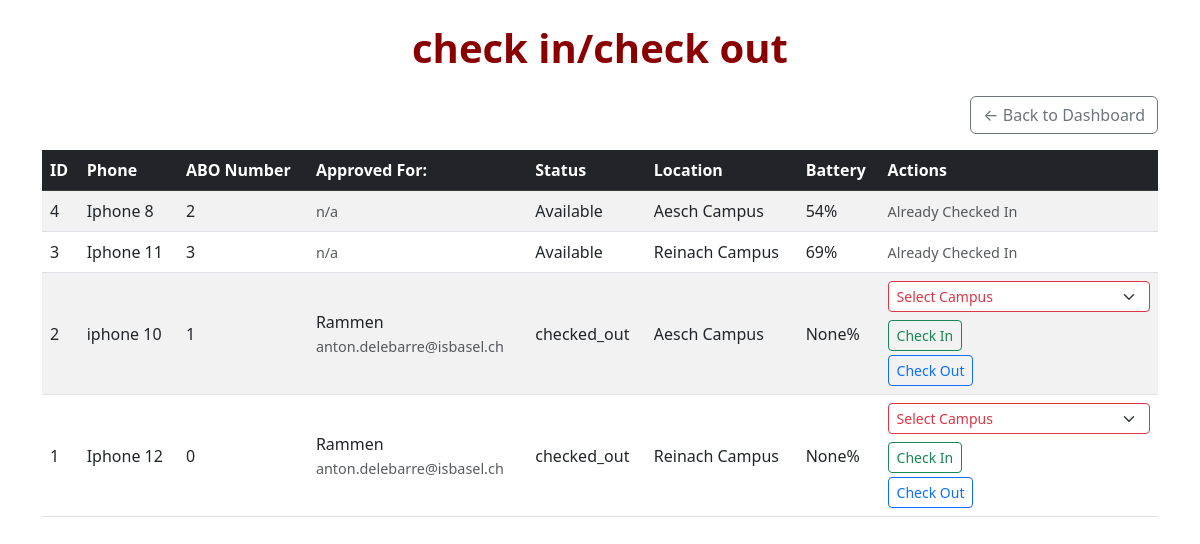
Screenshot of /admin/check_in_out.html (signed in) with the database file from the repository.
### main.py (models this page shows)
class Device(db.Model):
    device_id = db.Column(db.Integer, primary_key=True)
    Phone = db.Column(db.String(50), nullable=False, unique=False)
    abo_number = db.Column(db.Integer, unique=True)
    abo_type = db.Column(db.String(50))
    location = db.Column(db.String(50))
    status = db.Column(db.String(20), default='Available')
    comment = db.Column(db.String(200))
    battery_life = db.Column(db.String(30))
    DataEU_westEU = db.Column(db.Boolean, default=False)
    World1 = db.Column(db.Boolean, default=False)
    World2 = db.Column(db.Boolean, default=False)

class User(db.Model):
    user_id = db.Column(db.Integer, primary_key=True)
    name = db.Column(db.String(50), nullable=False)
    username = db.Column(db.String(50), unique=True, nullable=False)
    password = db.Column(db.String(100), nullable=False)
    email = db.Column(db.String(30), unique=True, nullable=False)
    role = db.Column(db.String(20), nullable=False)

### main.py (the view)
@app.route('/admin/check_in_out.html')
def check_in_out():
    if 'user_id' not in session or session.get('role') not in ('reception', 'admin'):
        flash('Unauthorized access', 'danger')
        print('Session role:', session.get('role'))
        return redirect(url_for('login'))
    devices = Device.query.order_by(Device.device_id.desc()).all()
    device_user_pairs = []
    for device in devices:
        usage = Usage.query.filter_by(device_id=device.device_id, action='approved').order_by(Usage.timestamp.desc()).first()
        user = User.query.get(usage.user_id) if usage else None
        device_user_pairs.append((device, user))
    return render_template('check_in_out.html', devices=device_user_pairs)

### templates/check_in_out.html (shortened to what this page needs)
<!DOCTYPE html>
<html lang="en">
<head>
  <link href="https://cdn.jsdelivr.net/npm/bootstrap@5.3.0/dist/css/bootstrap.min.css" rel="stylesheet" />
</head>
<body>
  <div class="container py-4">
    <h1 class="mb-4 text-center">check in/check out</h1>
    <div class="text-end mb-3">
      <a href="{{ url_for('back_to_dashboard') }}" class="btn btn-outline-secondary">← Back to Dashboard</a>
    </div>
    <div class="table-responsive">
      <table class="table table-striped table-hover align-middle">
        <thead class="table-dark">
          <tr>
            <th>ID</th>
            <th>Phone</th>
            <th>ABO Number</th>
            <th>Approved For: </th>
            <th>Status</th>
            <th>Location</th>
            <th>Battery</th>
            <th>Actions</th>
          </tr>
        </thead>
        <tbody>
          {% for device, user in devices %}
          <tr>
            <td>{{ device.device_id }}</td>
            <td>{{ device.Phone }}</td>
            <td>{{ device.abo_number }}</td>
            <td>
              {% if device.status == 'Available' %}
                <span class="text-muted">n/a</span>
              {% elif user %}
                {{ user.name }}<br><small class="text-muted">{{ user.email }}</small>
              {% else %}
                <span class="text-muted">—</span>
              {% endif %}
            </td>
            <td>{{ device.status }}</td>
            <td>{{ device.location or 'n/a' }}</td>
            <td>{{ device.battery_life }}%</td>
            <td>
              {% if device.status != 'Available' %}
              <form action="{{ url_for('check_in', device_id=device.device_id) }}" method="POST" class="d-flex align-items-center gap-2 mb-1 flex-wrap">
                <select name="location" class="form-select form-select-sm text-danger border-danger" required>
                  <option value="" disabled selected>Select Campus</option>
                </select>
                <button type="submit" class="btn btn-sm btn-outline-success">Check In</button>
              </form>
              <form action="{{ url_for('check_out', device_id=device.device_id) }}" method="POST" class="d-inline">
                <button type="submit" class="btn btn-sm btn-outline-primary">Check Out</button>
              </form>
              {% else %}
              <span class="text-muted">Already Checked In</span>
              {% endif %}
            </td>
          </tr>
          {% endfor %}
        </tbody>
      </table>
    </div>
  </div>
</body>
</html>

### templates/check_in_out.html (style rules this page uses)
body { background-color: #ffffff; color: #8A0000; }
h1 { color: #8A0000; font-weight: 600; }
.table th, .table td { vertical-align: middle; }
.form-select-sm { min-width: 140px; }
.text-muted { font-size: 0.9em; }

### rows the page displays
Device: device_id "4", Phone "Iphone 8", abo_number "2", shows "n/a", status "Available", location "Aesch Campus", battery_life "54", shows "Already Checked In"
Device: device_id "3", Phone "Iphone 11", abo_number "3", shows "n/a", status "Available", location "Reinach Campus", battery_life "69", shows "Already Checked In"
Device: device_id "2", Phone "iphone 10", abo_number "1", name "Rammen", email "anton.delebarre@isbasel.ch", status "checked_out", location "Aesch Campus", battery_life "None"
Device: device_id "1", Phone "Iphone 12", abo_number "0", name "Rammen", email "anton.delebarre@isbasel.ch", status "checked_out", location "Reinach Campus", battery_life "None"
